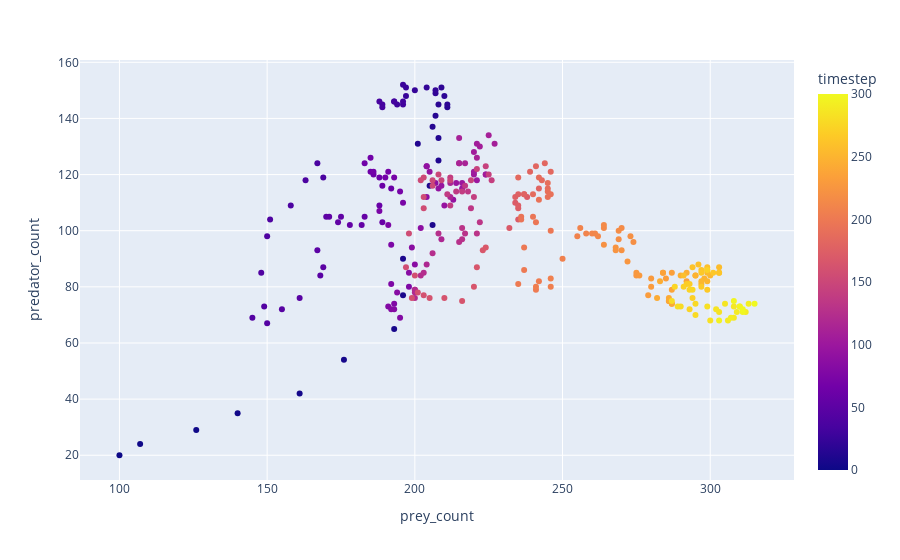

The code cell stored with this chart in its notebook:
### Markdown cell above
### people predator phase space

Note that it sorts of converges, in a chaotic manner, to the dynamical system model

### Code cell
fig = px.scatter(data,
                 x='people_count',
                 y='predator_count',
                 color='timestep')
fig.show()

### Figure 1 — Plotly figure (JSON) as saved in the notebook; plotly's stock layout.template omitted (floating-point values rounded to 4 significant figures; data arrays with more than 128 entries replaced by an {"elided": "..."} marker saying what was removed)
{"data": [{"hovertemplate": "prey_count=%{x}<br>predator_count=%{y}<br>timestep=%{marker.color}<extra></extra>", "legendgroup": "", "marker": {"color": {"elided": "301 int values"}, "coloraxis": "coloraxis", "symbol": "circle"}, "mode": "markers", "name": "", "orientation": "v", "showlegend": false, "type": "scatter", "x": {"elided": "301 int values"}, "xaxis": "x", "y": {"elided": "301 int values"}, "yaxis": "y"}], "layout": {"coloraxis": {"colorbar": {"title": {"text": "timestep"}}, "colorscale": [[0, "#0d0887"], [0.1111, "#46039f"], [0.2222, "#7201a8"], [0.3333, "#9c179e"], [0.4444, "#bd3786"], [0.5556, "#d8576b"], [0.6667, "#ed7953"], [0.7778, "#fb9f3a"], [0.8889, "#fdca26"], [1, "#f0f921"]]}, "legend": {"tracegroupgap": 0}, "margin": {"t": 60}, "xaxis": {"anchor": "y", "domain": [0, 1], "title": {"text": "prey_count"}}, "yaxis": {"anchor": "x", "domain": [0, 1], "title": {"text": "predator_count"}}}}
